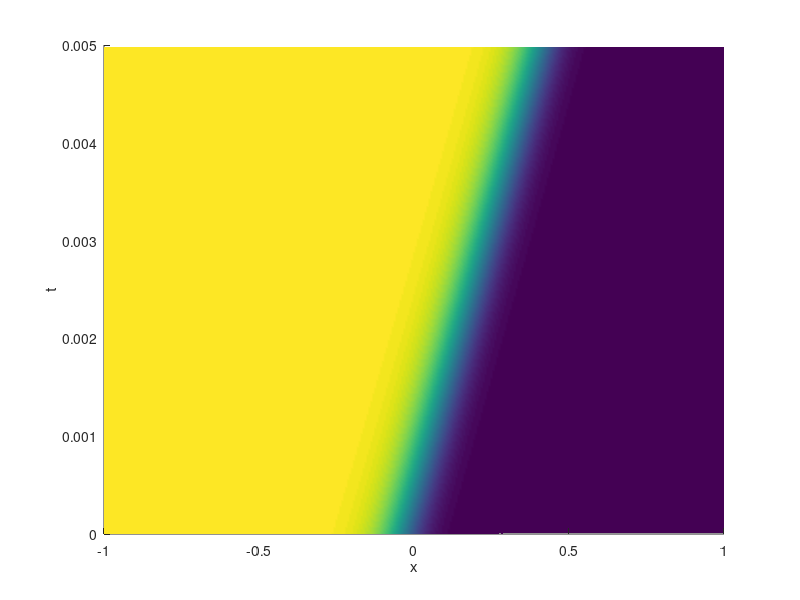

Write MATLAB code to recreate this figure.
%Fisher Equation - Neumann
clc
close all

p = 2000;
f = @(x) 1./((exp(10*sqrt(10/3).*x)+1).^2);
sol = @(x,t) 1./((exp(sqrt(p/6).*x-(5*p/6)*t)+1).^2);

ex = 4;

switch ex
    case 1
        dx = 0.05;
        dt = 0.00125;
    case 2
        dx = 0.025;
        dt = 0.0003125;
    case 3
        dx = 0.0125;
        dt = 0.000078125;
    case 4
        dx = 0.00625;
        dt = 0.0000195313;
end
    
xs = -1:dx:1;
N = length(xs);
time = 0:dt:0.005;
T = length(time);
R = (dt)/(dx^2);

u = zeros(1,length(xs)+2);
u(2:end-1) = f(xs);
u(1) = u(2);
u(end) = u(end-1);

A = zeros(T,N) ;
%B = zeros(T,N) ;

for t = 1:T
    s = sol(xs,time(t));
    old = u;
    u(1) = u(3);
    u(end) = u(end-2);
    u(2:end-1) = old(2:end-1) + R*(old(3:end)-2*old(2:end-1)+old(1:end-2));
    u(2:end-1) = u(2:end-1) + p*dt*old(2:end-1).*(ones(1,N)-old(2:end-1));
    
    A(t,:) = u(2:end-1);
    %B(t,:) = s;
    %Plot
%     figure(1);
%     plot(xs,u(2:end-1),xs,s);
%     axis([-1,1,0,1])
%     pause(0.001);
end

%hold off

%   Mesh Plot
[xs,time] = meshgrid(xs,time) ;
hold on
surf(xs,time,A);
%surf(xs,time,B);
%title('Finite Difference Approximation of u(x,t) vs. x vs. t - Neumann Boundaries');
xlabel('x');
ylabel('t');
zlabel('u(x,t)');
hold off;
shading interp

